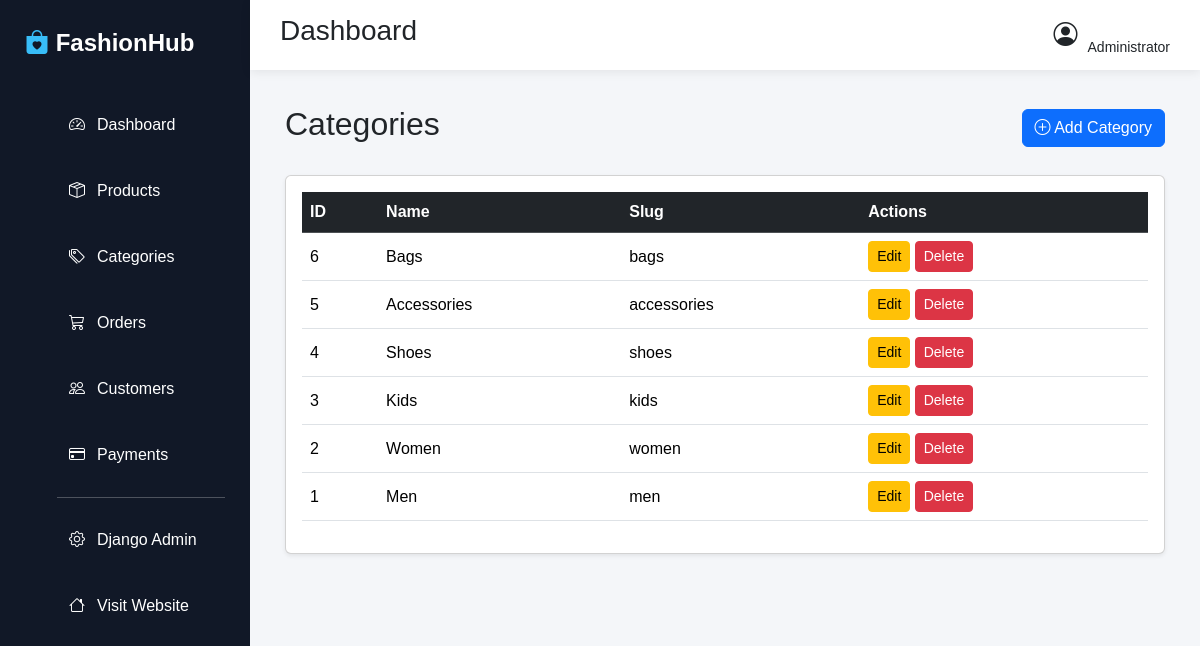
/dashboard/categories/, run on the app's committed database.
### categories/models.py (models this page shows, shortened)
class Category(models.Model):
    name = models.CharField(max_length=100)
    slug = models.SlugField(unique=True, blank=True)
    image = models.ImageField(
        upload_to='categories/',
        blank=True,
        null=True
    )
    created_at = models.DateTimeField(
        default=timezone.now,
        editable=False,
    )

### admin_dashboard/views.py (the view)
# urls.py: path("categories/", views.category_list, name="category_list"),
def category_list(request):
    categories = Category.objects.all().order_by("-id")
    return render(
        request,
        "admin_dashboard/categories/category_list.html",
        {
            "categories": categories
        }
    )

### cart/context_processors.py (called while the page is built)
def cart_context(request):
    cart_item_count = 0
    if request.user.is_authenticated:
        cart = Cart.objects.filter(user=request.user).first()
        if cart:
            cart_item_count = sum(item.quantity for item in cart.items.all())
    return {
        'cart_item_count': cart_item_count,
    }

### admin_dashboard/templates/admin_dashboard/categories/category_list.html
{% extends "admin_dashboard/base.html" %}
{% block content %}
<div class="d-flex justify-content-between align-items-center mb-4">
    <h2>Categories</h2>
    <a href="{% url 'admin_dashboard:add_category' %}"
       class="btn btn-primary">
        <i class="bi bi-plus-circle"></i>
        Add Category
    </a>
</div>
<div class="card shadow-sm">
    <div class="card-body">
        <table class="table table-hover align-middle">
            <thead class="table-dark">
                <tr>
                    <th>ID</th>
                    <th>Name</th>
                    <th>Slug</th>
                    <th>Actions</th>
                </tr>
            </thead>
            <tbody>
                {% for category in categories %}
                <tr>
                    <td>{{ category.id }}</td>
                    <td>{{ category.name }}</td>
                    <td>{{ category.slug }}</td>
                    <td>
                        <a href="{% url 'admin_dashboard:edit_category' category.id %}"
                           class="btn btn-warning btn-sm">
                            Edit
                        </a>
                        <a href="{% url 'admin_dashboard:delete_category' category.id %}"
                           class="btn btn-danger btn-sm">
                            Delete
                        </a>
                    </td>
                </tr>
                {% empty %}
                <tr>
                    <td colspan="4" class="text-center">
                        No categories found.
                    </td>
                </tr>
                {% endfor %}
            </tbody>
        </table>
    </div>
</div>
{% endblock %}

### admin_dashboard/static/admin_dashboard/css/dashboard.css (style rules this page uses)
* { margin:0; padding:0; box-sizing:border-box; font-family:Arial,Helvetica,sans-serif; }
body { background:#f4f6f9; }

### data on the page
Category: id "6", name "Bags", slug "bags"
Category: id "5", name "Accessories", slug "accessories"
Category: id "4", name "Shoes", slug "shoes"
Category: id "3", name "Kids", slug "kids"
Category: id "2", name "Women", slug "women"
Category: id "1", name "Men", slug "men"
